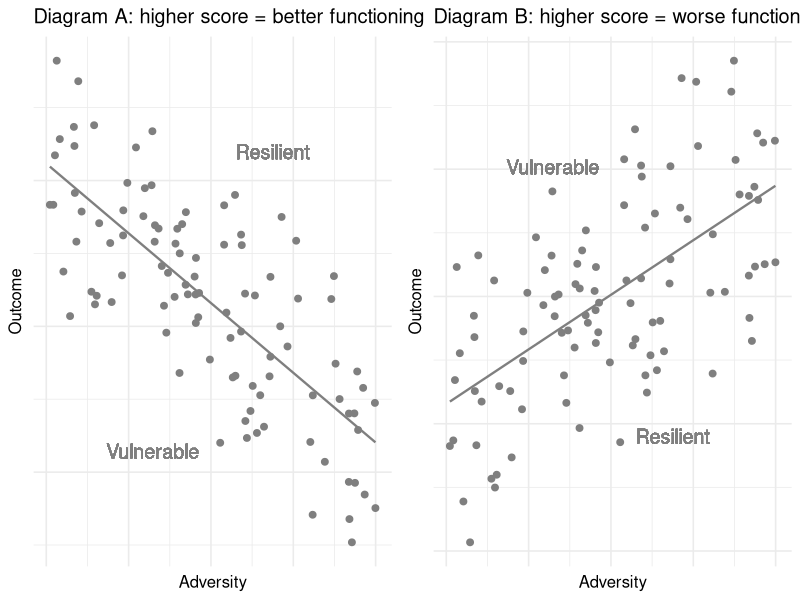

The R script that drew this image:
library(ggplot2)
library(dplyr)
library(gridExtra)
set.seed(13)

# Generate synthetic data
n <- 100
adversity <- runif(n, 0, 8)
noise <- rnorm(n, 0, 2)

# Schema A: Higher = better functioning (↓ with adversity)
outcome_A <- -0.8 * adversity + 8 + noise
df_A <- data.frame(adversity, outcome = outcome_A)

# Schema B: Higher = worse functioning (↑ with adversity)
outcome_B <- 0.8 * adversity + noise
df_B <- data.frame(adversity, outcome = outcome_B)

# Fit models
model_A <- lm(outcome ~ adversity, data = df_A)
model_B <- lm(outcome ~ adversity, data = df_B)

# Plot function
make_plot <- function(df, model, title, is_high_better) {
  x_range <- range(df$adversity)
  y_range <- range(df$outcome)
  
  plot <- ggplot(df, aes(x = adversity, y = outcome)) +
    geom_point(color = "grey50", size = 2) +
    geom_smooth(method = "lm", se = FALSE, color = "grey50", size=0.8) +
    labs(title = title, x = "Adversity", y = "Outcome") +
    theme_minimal(base_size = 12)+
    theme(
      axis.text.x = element_blank(),
      axis.text.y = element_blank()
    )

  if(is_high_better){
    plot <- plot + geom_text(x=max(na.omit(df$adversity))-2.5,y=max(na.omit(df$outcome))-2.5,label="Resilient",alpha=0.2,color="grey50",size=5) + geom_text(x=min(na.omit(df$adversity))+2.5,y=min(na.omit(df$outcome))+2.5,label="Vulnerable",alpha=0.2,color="grey50",size=5)
  }
  else{
    plot <-  plot + geom_text(x=min(na.omit(df$adversity))+2.5,y=max(na.omit(df$outcome))-2.5,label="Vulnerable",alpha=0.2,color="grey50",size=5) + geom_text(x=max(na.omit(df$adversity))-2.5,y=min(na.omit(df$outcome))+2.5,label="Resilient",alpha=0.2,color="grey50",size=5)
  }
  
}

# Create both plots
plot_A <- make_plot(df_A, model_A, "Diagram A: higher score = better functioning", is_high_better = TRUE)

plot_B <- make_plot(df_B, model_B,
                    "Diagram B: higher score = worse functioning", is_high_better = FALSE)

grid.arrange(plot_A, plot_B, ncol = 2)
